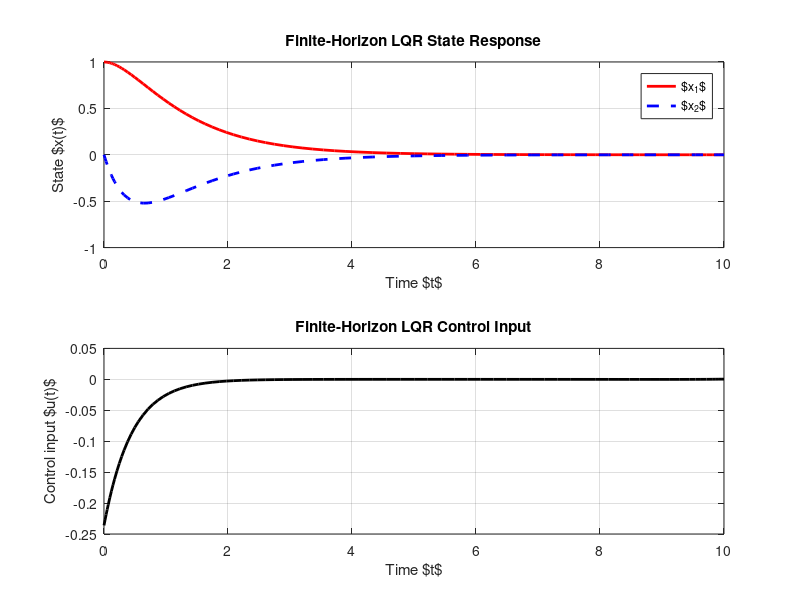

This figure's MATLAB source:
% Finite-Horizon Continuous-Time LQR Simulation
clear; clc;

% --------------------------------------
% 1. System definition (continuous-time)
% --------------------------------------
A = [0 1; -2 -3];       % State matrix
B = [0; 1];             % Input matrix
Q = eye(2);             % State weighting
R = 1;                  % Input weighting


[K, P_inf, eigVals] = lqr(A, B, Q, R);  % Compute optimal feedback gain


S = 10 * eye(2);        % Terminal state cost matrix
% S = P_inf;


t0 = 0; tf = 10;        % Time interval
x0 = [1; 0];            % Initial state

% --------------------------------------
% 2. Solve Riccati Differential Equation backward in time
% --------------------------------------
% Convert matrix P to vector for ODE solver (column-stacked)
P_final = S;
p0 = reshape(P_final, [], 1);  % Vectorize P(t_f)

% Riccati ODE: dP/dt = -A'*P - P*A + P*B*inv(R)*B'*P - Q
riccati_ode = @(t, p) ...
    -reshape(A'*reshape(p,2,2) + reshape(p,2,2)*A ...
    - reshape(p,2,2)*B*(R\B')*reshape(p,2,2) + Q, [], 1);

% Integrate backward in time
[t_back, p_sol] = ode45(riccati_ode, linspace(tf, t0, 100), p0);

% Flip time to increasing order
t_vec = flipud(t_back);
P_t = flipud(p_sol);

% Interpolate K(t) at arbitrary time
K_func = @(t) ...
    (B' * reshape(interp1(t_vec, P_t, t, 'linear', 'extrap'), 2, 2)) / R;


% --------------------------------------
% 3. Define closed-loop dynamics with time-varying feedback
% dx/dt = (A - B*K(t)) * x
% --------------------------------------
f = @(t, x) (A - B * K_func(t)) * x;

% --------------------------------------
% 4. Simulate system dynamics
% --------------------------------------
[t_sim, X] = ode45(f, [t0 tf], x0);

% Compute u(t) = -K(t) * x(t)
U = zeros(length(t_sim),1);
for i = 1:length(t_sim)
    Kt = K_func(t_sim(i));
    U(i) = -Kt * X(i,:)';
end

% --------------------------------------
% 5. Plot results
% --------------------------------------
figure;

subplot(2,1,1);
plot(t_sim, X(:,1), 'r-', 'LineWidth', 2); hold on;
plot(t_sim, X(:,2), 'b--', 'LineWidth', 2);
xlabel('Time $t$'); ylabel('State $x(t)$');
legend('$x_1$','$x_2$');
title('Finite-Horizon LQR State Response');
grid on;

subplot(2,1,2);
plot(t_sim, U, 'k-', 'LineWidth', 2);
xlabel('Time $t$'); ylabel('Control input $u(t)$');
title('Finite-Horizon LQR Control Input');
grid on;
